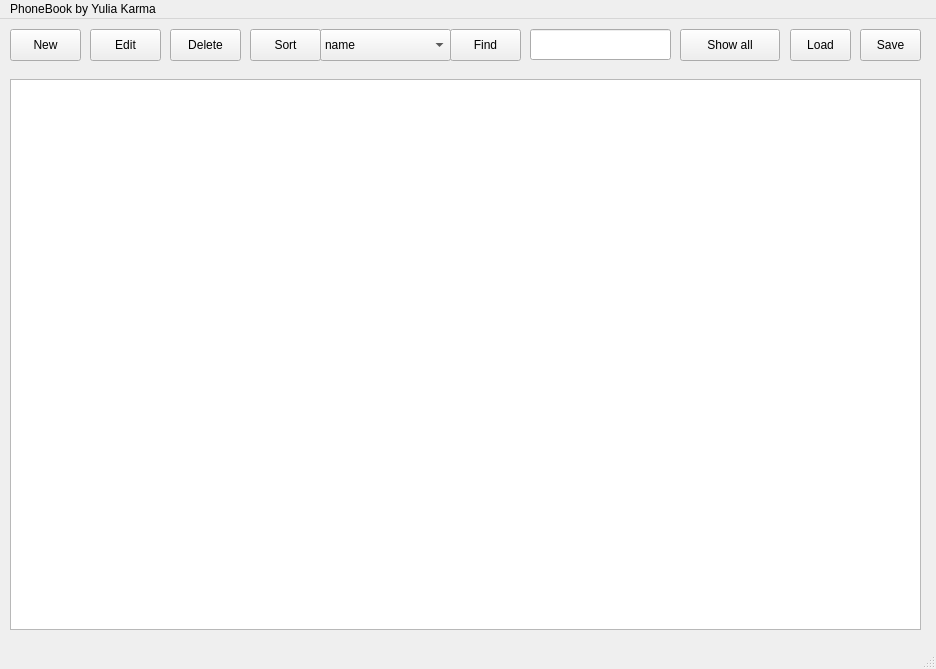
<?xml version="1.0" encoding="UTF-8"?>
<ui version="4.0">
 <class>MainWindow</class>
 <widget class="QMainWindow" name="MainWindow">
  <property name="geometry">
   <rect>
    <x>0</x>
    <y>0</y>
    <width>936</width>
    <height>669</height>
   </rect>
  </property>
  <property name="windowTitle">
   <string>MainWindow</string>
  </property>
  <widget class="QWidget" name="centralwidget">
   <widget class="QPushButton" name="buttonNew">
    <property name="geometry">
     <rect>
      <x>10</x>
      <y>10</y>
      <width>71</width>
      <height>32</height>
     </rect>
    </property>
    <property name="text">
     <string>New</string>
    </property>
   </widget>
   <widget class="QPushButton" name="buttonSort">
    <property name="geometry">
     <rect>
      <x>250</x>
      <y>10</y>
      <width>71</width>
      <height>32</height>
     </rect>
    </property>
    <property name="text">
     <string>Sort</string>
    </property>
   </widget>
   <widget class="QPushButton" name="buttonEdit">
    <property name="geometry">
     <rect>
      <x>90</x>
      <y>10</y>
      <width>71</width>
      <height>32</height>
     </rect>
    </property>
    <property name="text">
     <string>Edit</string>
    </property>
   </widget>
   <widget class="QPushButton" name="buttonDelete">
    <property name="geometry">
     <rect>
      <x>170</x>
      <y>10</y>
      <width>71</width>
      <height>32</height>
     </rect>
    </property>
    <property name="text">
     <string>Delete</string>
    </property>
   </widget>
   <widget class="QPushButton" name="buttonLoad">
    <property name="geometry">
     <rect>
      <x>790</x>
      <y>10</y>
      <width>61</width>
      <height>32</height>
     </rect>
    </property>
    <property name="text">
     <string>Load</string>
    </property>
   </widget>
   <widget class="QPushButton" name="buttonFind">
    <property name="geometry">
     <rect>
      <x>450</x>
      <y>10</y>
      <width>71</width>
      <height>32</height>
     </rect>
    </property>
    <property name="text">
     <string>Find</string>
    </property>
   </widget>
   <widget class="QPushButton" name="buttonSave">
    <property name="geometry">
     <rect>
      <x>860</x>
      <y>10</y>
      <width>61</width>
      <height>32</height>
     </rect>
    </property>
    <property name="text">
     <string>Save</string>
    </property>
   </widget>
   <widget class="QTableWidget" name="tableContacts">
    <property name="geometry">
     <rect>
      <x>10</x>
      <y>60</y>
      <width>911</width>
      <height>551</height>
     </rect>
    </property>
   </widget>
   <widget class="QComboBox" name="comboBoxSortBy">
    <property name="geometry">
     <rect>
      <x>320</x>
      <y>10</y>
      <width>131</width>
      <height>32</height>
     </rect>
    </property>
    <item>
     <property name="text">
      <string>name</string>
     </property>
    </item>
    <item>
     <property name="text">
      <string>surname</string>
     </property>
    </item>
    <item>
     <property name="text">
      <string>patronymic</string>
     </property>
    </item>
    <item>
     <property name="text">
      <string>address</string>
     </property>
    </item>
    <item>
     <property name="text">
      <string>date</string>
     </property>
    </item>
    <item>
     <property name="text">
      <string>email</string>
     </property>
    </item>
    <item>
     <property name="text">
      <string>number</string>
     </property>
    </item>
   </widget>
   <widget class="QLineEdit" name="lineEditFind">
    <property name="geometry">
     <rect>
      <x>530</x>
      <y>10</y>
      <width>141</width>
      <height>31</height>
     </rect>
    </property>
   </widget>
   <widget class="QPushButton" name="buttonShowAll">
    <property name="geometry">
     <rect>
      <x>680</x>
      <y>10</y>
      <width>100</width>
      <height>32</height>
     </rect>
    </property>
    <property name="text">
     <string>Show all</string>
    </property>
   </widget>
   <zorder>tableContacts</zorder>
   <zorder>buttonNew</zorder>
   <zorder>buttonSort</zorder>
   <zorder>buttonEdit</zorder>
   <zorder>buttonDelete</zorder>
   <zorder>buttonLoad</zorder>
   <zorder>buttonFind</zorder>
   <zorder>buttonSave</zorder>
   <zorder>comboBoxSortBy</zorder>
   <zorder>lineEditFind</zorder>
   <zorder>buttonShowAll</zorder>
  </widget>
  <widget class="QMenuBar" name="menubar">
   <property name="geometry">
    <rect>
     <x>0</x>
     <y>0</y>
     <width>936</width>
     <height>24</height>
    </rect>
   </property>
   <widget class="QMenu" name="menuPhoneBook_by_Yulia_Karma">
    <property name="title">
     <string>PhoneBook by Yulia Karma</string>
    </property>
   </widget>
   <addaction name="menuPhoneBook_by_Yulia_Karma"/>
  </widget>
  <widget class="QStatusBar" name="statusbar"/>
 </widget>
 <resources/>
 <connections/>
</ui>
